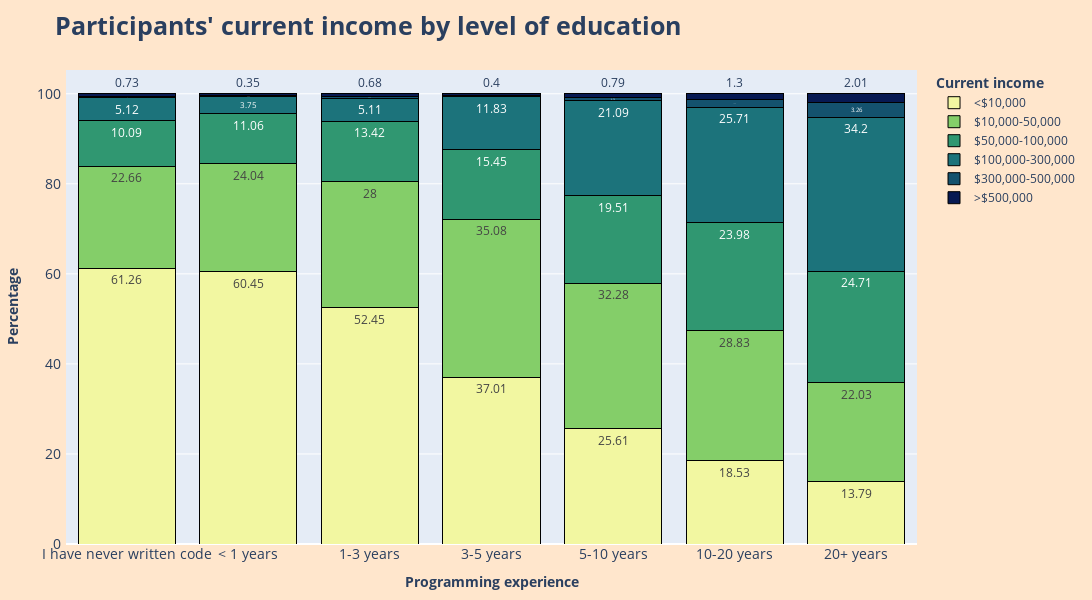

Write notebook code for a chart like this one.
### Code cell
fig = stacked_bar_plot(experience_income_df, 'Programming experience', 'Percentage', 'Current income' , 'Percentage', ['#F2F7A1', '#84ce69', '#309771','#1c737b','#14526e' ,'#071952'],
                        'Programming experience',  ['I have never written code', '< 1 years', '1-3 years', '3-5 years', '5-10 years', '10-20 years', '20+ years'])
fig.update_layout(
    title_text = '<b>Participants\' current income by level of education</b>',
    )

fig.update_traces(marker_line_color='black', marker_line_width = 1, hovertemplate = '<b>%{text} (%)</b> of participants that <b>%{x}</b> have the income <b>%{fullData.name}</b>')
fig.show()

### Figure 1 — Plotly figure (JSON) as saved in the notebook; plotly's stock layout.template omitted (floating-point values rounded to 4 significant figures)
{"data": [{"alignmentgroup": "True", "hovertemplate": "<b>%{text} (%)</b> of participants that <b>%{x}</b> have the income <b>%{fullData.name}</b>", "legendgroup": "<$10,000", "marker": {"color": "#F2F7A1", "line": {"color": "black", "width": 1}, "pattern": {"shape": ""}}, "name": "<$10,000", "offsetgroup": "<$10,000", "orientation": "v", "showlegend": true, "text": [52.45, 18.53, 13.79, 37.01, 25.61, 60.45, 61.26], "textposition": "auto", "type": "bar", "x": ["1-3 years", "10-20 years", "20+ years", "3-5 years", "5-10 years", "< 1 years", "I have never written code"], "xaxis": "x", "y": [52.45, 18.53, 13.79, 37.01, 25.61, 60.45, 61.26], "yaxis": "y"}, {"alignmentgroup": "True", "hovertemplate": "<b>%{text} (%)</b> of participants that <b>%{x}</b> have the income <b>%{fullData.name}</b>", "legendgroup": "$10,000-50,000", "marker": {"color": "#84ce69", "line": {"color": "black", "width": 1}, "pattern": {"shape": ""}}, "name": "$10,000-50,000", "offsetgroup": "$10,000-50,000", "orientation": "v", "showlegend": true, "text": [28, 28.83, 22.03, 35.08, 32.28, 24.04, 22.66], "textposition": "auto", "type": "bar", "x": ["1-3 years", "10-20 years", "20+ years", "3-5 years", "5-10 years", "< 1 years", "I have never written code"], "xaxis": "x", "y": [28, 28.83, 22.03, 35.08, 32.28, 24.04, 22.66], "yaxis": "y"}, {"alignmentgroup": "True", "hovertemplate": "<b>%{text} (%)</b> of participants that <b>%{x}</b> have the income <b>%{fullData.name}</b>", "legendgroup": "$50,000-100,000", "marker": {"color": "#309771", "line": {"color": "black", "width": 1}, "pattern": {"shape": ""}}, "name": "$50,000-100,000", "offsetgroup": "$50,000-100,000", "orientation": "v", "showlegend": true, "text": [13.42, 23.98, 24.71, 15.45, 19.51, 11.06, 10.09], "textposition": "auto", "type": "bar", "x": ["1-3 years", "10-20 years", "20+ years", "3-5 years", "5-10 years", "< 1 years", "I have never written code"], "xaxis": "x", "y": [13.42, 23.98, 24.71, 15.45, 19.51, 11.06, 10.09], "yaxis": "y"}, {"alignmentgroup": "True", "hovertemplate": "<b>%{text} (%)</b> of participants that <b>%{x}</b> have the income <b>%{fullData.name}</b>", "legendgroup": "$100,000-300,000", "marker": {"color": "#1c737b", "line": {"color": "black", "width": 1}, "pattern": {"shape": ""}}, "name": "$100,000-300,000", "offsetgroup": "$100,000-300,000", "orientation": "v", "showlegend": true, "text": [5.11, 25.71, 34.2, 11.83, 21.09, 3.75, 5.12], "textposition": "auto", "type": "bar", "x": ["1-3 years", "10-20 years", "20+ years", "3-5 years", "5-10 years", "< 1 years", "I have never written code"], "xaxis": "x", "y": [5.11, 25.71, 34.2, 11.83, 21.09, 3.75, 5.12], "yaxis": "y"}, {"alignmentgroup": "True", "hovertemplate": "<b>%{text} (%)</b> of participants that <b>%{x}</b> have the income <b>%{fullData.name}</b>", "legendgroup": "$300,000-500,000", "marker": {"color": "#14526e", "line": {"color": "black", "width": 1}, "pattern": {"shape": ""}}, "name": "$300,000-500,000", "offsetgroup": "$300,000-500,000", "orientation": "v", "showlegend": true, "text": [0.34, 1.65, 3.26, 0.24, 0.72, 0.35, 0.15], "textposition": "auto", "type": "bar", "x": ["1-3 years", "10-20 years", "20+ years", "3-5 years", "5-10 years", "< 1 years", "I have never written code"], "xaxis": "x", "y": [0.34, 1.65, 3.26, 0.24, 0.72, 0.35, 0.15], "yaxis": "y"}, {"alignmentgroup": "True", "hovertemplate": "<b>%{text} (%)</b> of participants that <b>%{x}</b> have the income <b>%{fullData.name}</b>", "legendgroup": ">$500,000", "marker": {"color": "#071952", "line": {"color": "black", "width": 1}, "pattern": {"shape": ""}}, "name": ">$500,000", "offsetgroup": ">$500,000", "orientation": "v", "showlegend": true, "text": [0.68, 1.3, 2.01, 0.4, 0.79, 0.35, 0.73], "textposition": "auto", "type": "bar", "x": ["1-3 years", "10-20 years", "20+ years", "3-5 years", "5-10 years", "< 1 years", "I have never written code"], "xaxis": "x", "y": [0.68, 1.3, 2.01, 0.4, 0.79, 0.35, 0.73], "yaxis": "y"}], "layout": {"barmode": "stack", "height": 600, "legend": {"title": {"text": "<b>Current income</b>"}, "tracegroupgap": 0}, "margin": {"b": 20, "l": 20, "r": 30, "t": 70}, "paper_bgcolor": "#ffe6cc", "title": {"font": {"size": 25}, "text": "<b>Participants' current income by level of education</b>"}, "width": 1100, "xaxis": {"anchor": "y", "categoryarray": ["I have never written code", "< 1 years", "1-3 years", "3-5 years", "5-10 years", "10-20 years", "20+ years"], "categoryorder": "array", "domain": [0, 1], "tickfont": {"size": 14}, "title": {"text": "<b>Programming experience</b>"}}, "yaxis": {"anchor": "x", "domain": [0, 1], "tickfont": {"size": 14}, "ticksuffix": " ", "title": {"text": "<b>Percentage</b>"}}}}
